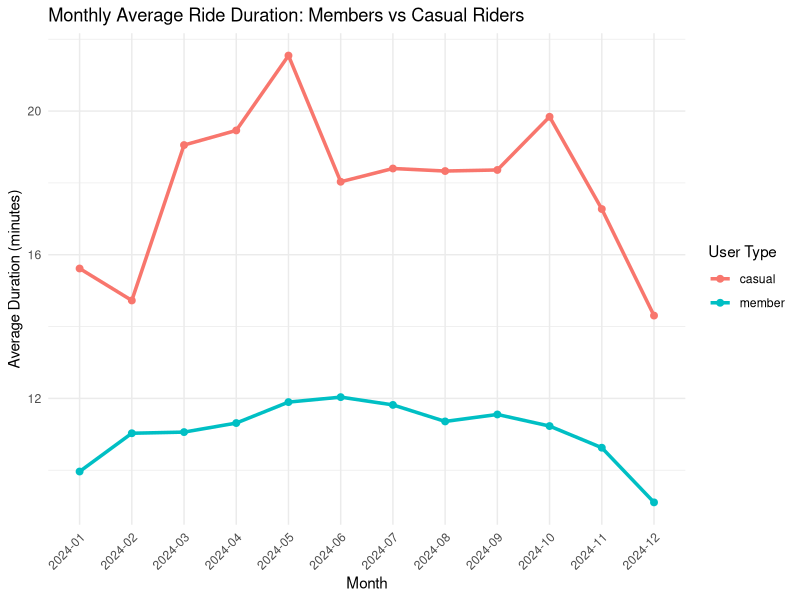
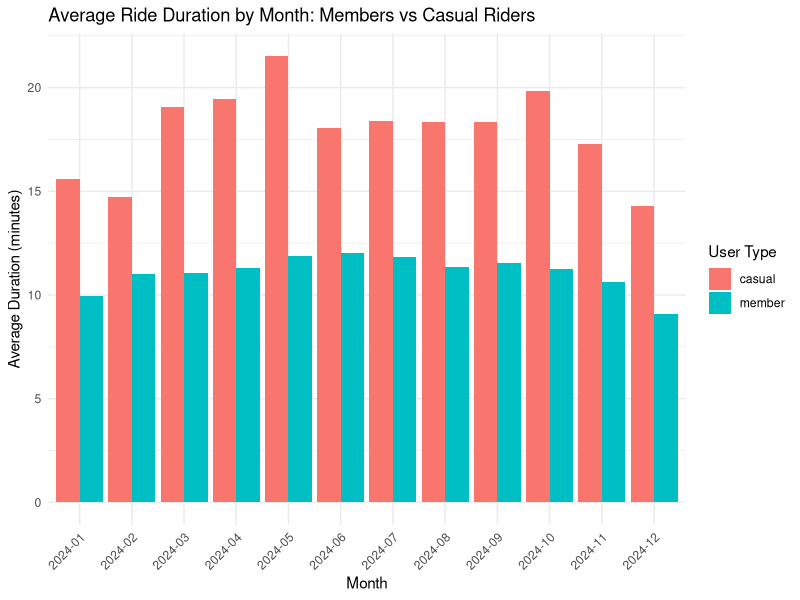
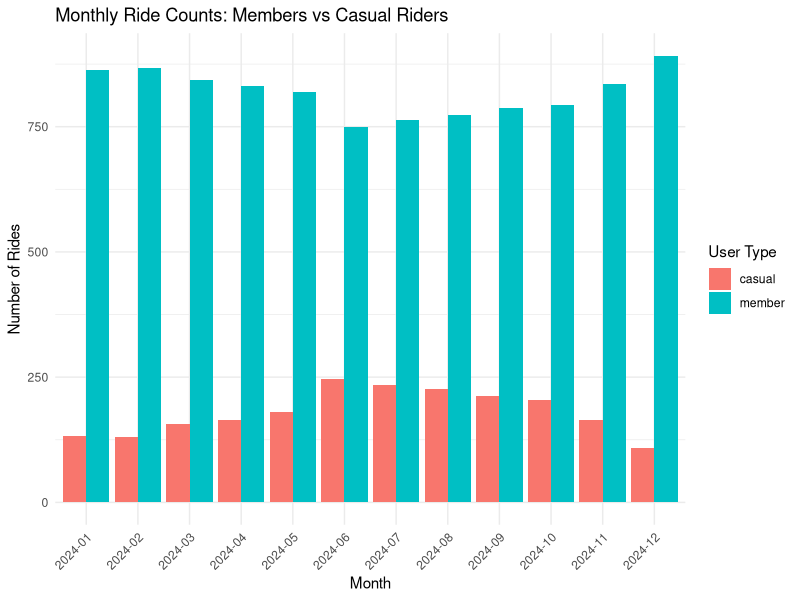

Write R code to recreate these figures, in order.
## ---- chunk 1
knitr::opts_chunk$set(echo = TRUE)
## ---- chunk 2
library(tidyverse)
library(lubridate)
## ---- chunk 3
data <- read_csv("data/citibike_sample_12k.csv")
## ---- chunk 4
# Calculate ride duration in minutes
data =
  data |>
  mutate(
    started_at = ymd_hms(started_at),
    ended_at = ymd_hms(ended_at),
    duration_min = as.numeric(difftime(ended_at, started_at, units = "mins")),
    month = floor_date(started_at, "month"),
    month_label = format(started_at, "%Y-%m")
  ) |>
   filter(year(started_at) == 2024)

# Filter out anomalies (duration between 0 and 200 minutes)
data_clean =
  data |>
  filter(duration_min > 0 & duration_min < 200)
## ---- chunk 5
glimpse(
  data_clean
)
## ---- chunk 6
duration_monthly <- data_clean %>%
  group_by(month_label, member_casual) %>%
  summarise(
    avg_duration = mean(duration_min, na.rm = TRUE),
    median_duration = median(duration_min, na.rm = TRUE),
    n = n(),
    .groups = "drop"
  )

duration_monthly
## ---- chunk 7
ggplot(duration_monthly, aes(
  x = month_label,
  y = avg_duration,
  color = member_casual,
  group = member_casual
)) +
  geom_line(size = 1.2) +
  geom_point(size = 2) +
  labs(
    title = "Monthly Average Ride Duration: Members vs Casual Riders",
    x = "Month",
    y = "Average Duration (minutes)",
    color = "User Type"
  ) +
  theme_minimal() +
  theme(
    axis.text.x = element_text(angle = 45, hjust = 1)
  )
## ---- chunk 8
ggplot(duration_monthly, aes(
  x = month_label,
  y = avg_duration,
  fill = member_casual
)) +
  geom_col(position = "dodge") +
  labs(
    title = "Average Ride Duration by Month: Members vs Casual Riders",
    x = "Month",
    y = "Average Duration (minutes)",
    fill = "User Type"
  ) +
  theme_minimal() +
  theme(axis.text.x = element_text(angle = 45, hjust = 1))
## ---- chunk 9
count_monthly <- data_clean %>%
  group_by(month_label, member_casual) %>%
  summarise(
    ride_count = n(),
    .groups = "drop"
  )

count_monthly
## ---- chunk 10
ggplot(count_monthly, aes(
  x = month_label,
  y = ride_count,
  fill = member_casual
)) +
  geom_col(position = "dodge") +
  labs(
    title = "Monthly Ride Counts: Members vs Casual Riders",
    x = "Month",
    y = "Number of Rides",
    fill = "User Type"
  ) +
  theme_minimal() +
  theme(
    axis.text.x = element_text(angle = 45, hjust = 1)
  )

